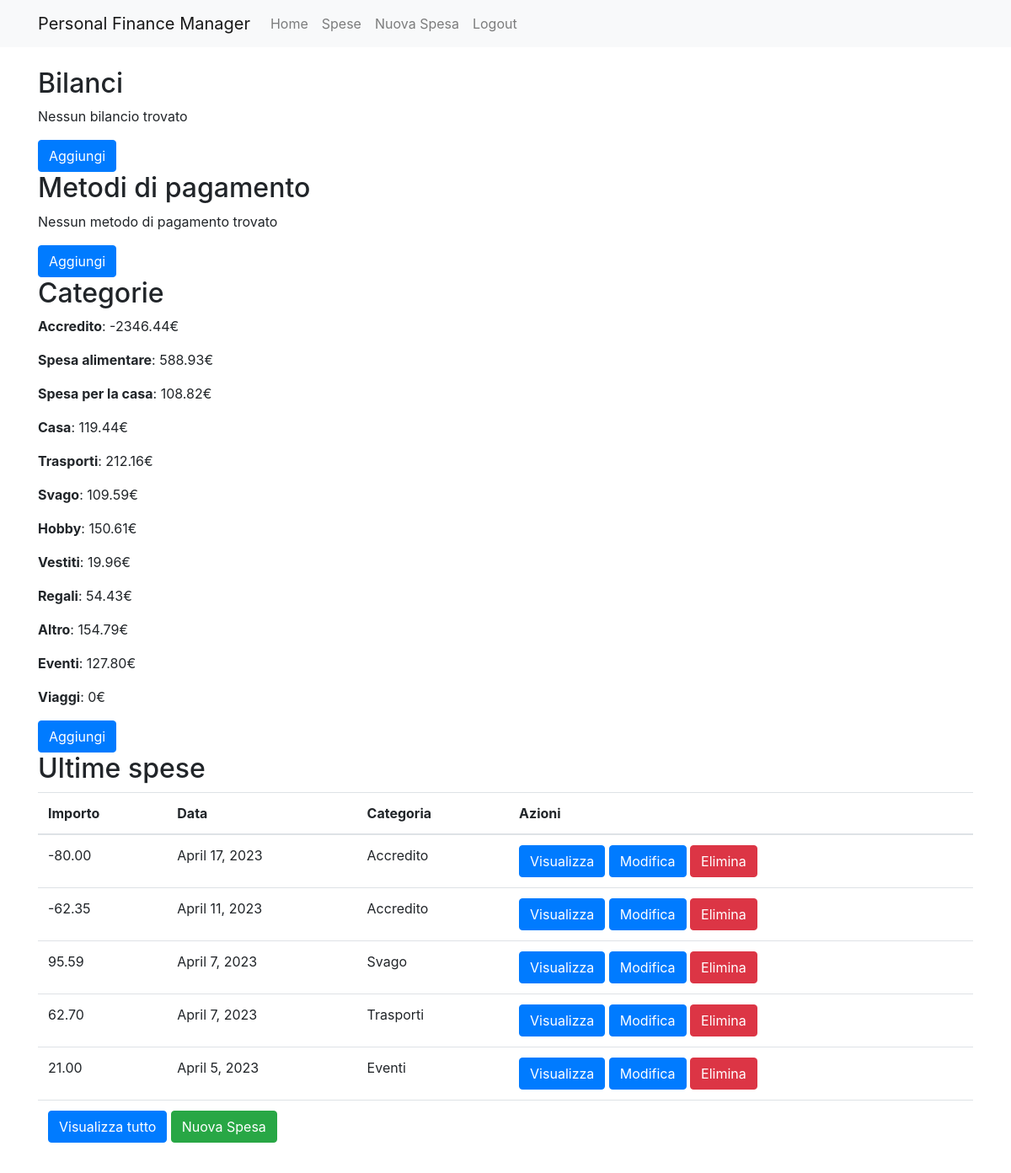
The app's page / (signed in) with its own data.
### expenses/models.py (models this page shows, shortened)
class Category(models.Model):
    user = models.ForeignKey(User, on_delete=models.CASCADE)
    name = models.CharField(max_length=200)
    def __str__(self):
        string = self.name
        string = string[0].upper() + string[1:]
        return string
    def calculate(self):
        balance = 0
        expenses = Expense.objects.filter(user=self.user, category=self)
        for ex in expenses:
            balance += ex.amount
        balance = str(balance)
        balance += '€'
        return balance

class Expense(models.Model):
    user = models.ForeignKey(User, on_delete=models.CASCADE)
    balance = models.ForeignKey(Balance, on_delete=models.CASCADE)
    payment_method = models.ForeignKey(Payment_Method, on_delete=models.CASCADE)
    amount = models.DecimalField(max_digits = 6, decimal_places=2)
    date = models.DateField()
    category = models.ForeignKey(Category, on_delete=models.CASCADE)
    description = models.CharField(max_length=200)

### expenses/views.py (the view)
# urls.py: path('', views.index, name='index'),
@login_required
def index(request):
    balances = Balance.objects.filter(user=request.user)
    payment_methods = Payment_Method.objects.filter(user=request.user)
    categories = Category.objects.filter(user=request.user) | Category.objects.filter(user=User.objects.get(id=1))
    expenses = Expense.objects.filter(user=request.user).order_by("-date")[:5]
    return render(request, 'index.html', {'balances': balances, 'payment_methods': payment_methods, 'expenses':expenses, 'categories':categories})

### expenses/templates/index.html (shortened to what this page needs)
{% extends 'base.html' %}
{% block content %}
  <h2>Bilanci</h2>
  {% for balance in balances %}
    <p><strong>{{ balance }}</strong>: {{ balance.calculate }}</p>
  {% empty %}
    <p>Nessun bilancio trovato</p>
  {% endfor %}
  <a href="{% url 'balance_new' %}" class="btn btn-primary">Aggiungi</a>
  <h2>Metodi di pagamento</h2>
  {% for pm in payment_methods %}
    <p><strong>{{ pm }}</strong>: {{ pm.calculate }}</p>
  {% empty %}
    <p>Nessun metodo di pagamento trovato</p>
  {% endfor %}
  <a href="{% url 'payment_method_new' %}" class="btn btn-primary">Aggiungi</a>
  <h2>Categorie</h2>
  {% for ct in categories %}
    <p><strong>{{ ct }}</strong>: {{ ct.calculate }}</p>
  {% empty %}
    <p>Nessuna categoria trovato</p>
  {% endfor %}
  <a href="{% url 'category_new' %}" class="btn btn-primary">Aggiungi</a>
  <h2>Ultime spese</h2>
  <table class="table">
    <thead>
      <tr>
        <th>Importo</th>
        <th>Data</th>
        <th>Categoria</th>
        <th>Azioni</th>
      </tr>
    </thead>
    <tbody>
      {% for expense in expenses %}
        <tr>
          <td>{{ expense.amount }}</td>
          <td>{{ expense.date }}</td>
          <td>{{ expense.category }}</td>
          <td>
            <a href="{% url 'expense_show' expense.pk %}" class="btn btn-primary">Visualizza</a>
            <a href="{% url 'expense_edit' expense.pk %}" class="btn btn-primary">Modifica</a>
            <a href="{% url 'expense_delete' expense.pk %}" class="btn btn-danger">Elimina</a>
          </td>
        </tr>
      {% empty %}
        <tr>
          <td colspan="4">Nessuna spesa trovata.</td>
        </tr>
      {% endfor %}
      <tr>
        <td colspan="4">
          <a href="{% url 'expenses_list' %}" class="btn btn-primary">Visualizza tutto</a>
          <a href="{% url 'expense_new' %}" class="btn btn-success">Nuova Spesa</a>
        </td>
      </tr>
    </tbody>
  </table>
{% endblock %}

### records on screen
Category: name "Accredito", calculate "-2346.44€"
Category: name "Spesa alimentare", calculate "588.93€"
Category: name "Spesa per la casa", calculate "108.82€"
Category: name "Casa", calculate "119.44€"
Category: name "Trasporti", calculate "212.16€"
Category: name "Svago", calculate "109.59€"
Category: name "Hobby", calculate "150.61€"
Category: name "Vestiti", calculate "19.96€"
Category: name "Regali", calculate "54.43€"
Category: name "Altro", calculate "154.79€"
Category: name "Eventi", calculate "127.80€"
Category: name "Viaggi", calculate "0€"
Expense: amount "-80.00", date "April 17, 2023", category "Accredito"
Expense: amount "-62.35", date "April 11, 2023", category "Accredito"
Expense: amount "95.59", date "April 7, 2023", category "Svago"
Expense: amount "62.70", date "April 7, 2023", category "Trasporti"
Expense: amount "21.00", date "April 5, 2023", category "Eventi"
